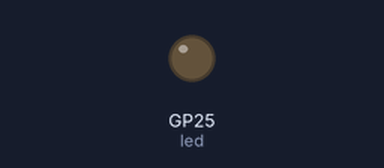
This program was run on a simulated Raspberry Pi Pico running MicroPython. On the bench: output pins drawn as LEDs (lit = HIGH).

Above: at 0.1 s.
At 5.1 s:
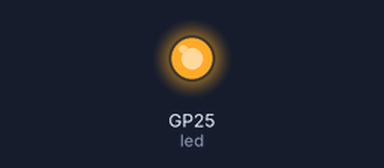
Timing chart, 0 to 6.6 s (numbered marks = the images above):
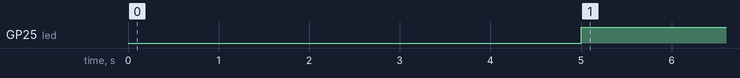

Measured:
- by itself, GP25 (led): LOW → HIGH at 5.0 s

The program:

test-led_delay.py
```python
from machine import Pin, Timer
import utime as time
led = Pin(25, Pin.OUT)

def blink(timer):
    led.toggle()

t=Timer()
try:
    t.init(mode=Timer.ONE_SHOT, period=5000, callback=blink)
    time.sleep(1000)
finally:
    led.off()
    t.deinit()
```
